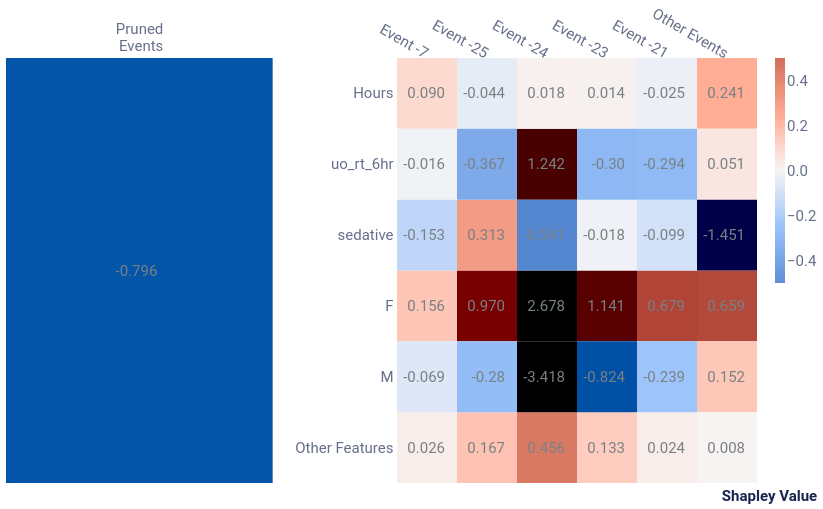

Source (notebook cell):
### Markdown cell above
## Cell event explanations

### Code cell
cell_dict = {'rs': 42, 'nsamples': 32000, 'top_x_events': 5, 'top_x_feats': 5}
cell_data = local_cell_level(f_hs, single_instance_data, cell_dict, event_data, feature_data, id_instance, 'instance', average_event, pruning_idx)
feat_names = list(feature_data['Feature'].values)[:-1] # exclude pruned events
cell_plot = plot_cell_level(cell_data, feat_names, feature_dict.get('plot_features'))
cell_plot

### Figure 1 — Vega-Lite specification as saved in the notebook (floating-point values rounded to 4 significant figures)
{"config": {"axis": {"domain": true, "domainColor": "#666F89", "grid": false, "gridCap": "round", "gridColor": "#B3B7C4", "gridDash": [2, 4], "gridWidth": 0.5, "labelColor": "#666F89", "labelFont": "Roboto, Arial, sans-serif", "labelPadding": 2, "tickColor": "#666F89", "tickOpacity": 0.5, "tickSize": 4, "titleColor": "#19274E", "titleFont": "Roboto, Arial, sans-serif", "titleFontSize": 12}, "axisBand": {"domain": true, "labelPadding": 4, "ticks": false}, "axisY": {"domain": false, "titleAlign": "left", "titleAngle": 0, "titleX": -20, "titleY": -10}, "legend": {"labelColor": "#666F89", "labelFont": "Roboto, Arial, sans-serif", "labelFontSize": 12, "symbolSize": 40, "titleColor": "#19274E", "titleFont": "Roboto, Arial, sans-serif", "titleFontSize": 12, "titlePadding": 4}, "arc": {"stroke": "#FFFFFF", "strokeWidth": 1}, "bar": {"fill": "#2770EB", "stroke": null}, "line": {"stroke": "#2770EB", "strokeWidth": 2}, "path": {"stroke": "#2770EB", "strokeWidth": 0.5}, "point": {"fill": "#2770EB", "shape": "circle", "filled": true}, "rect": {"fill": "#2770EB"}, "rule": {"stroke": "#666F89"}, "shape": {"stroke": "#2770EB"}, "text": {"color": "#19274E", "font": "Roboto, Arial, sans-serif", "fontSize": 12}, "range": {"category": ["#2770EB", "#77B98A", "#DA5252", "#FFC400", "#A87AEA", "#00A39E", "#19274E"], "diverging": ["#006360", "#2BB3AE", "#96D9D7", "#FFFFFF", "#EDAAAA", "#DA5252", "#811D1D"], "heatmap": ["#18448F", "#1B4EA5", "#2770EB", "#4C88EE", "#82ACF3", "#A6C4F7", "#E9F1FD"], "ramp": ["#18448F", "#1B4EA5", "#2770EB", "#4C88EE", "#82ACF3", "#A6C4F7", "#E9F1FD"]}, "background": "#FFFFFF", "group": {"fill": "#FFFFFF"}, "header": {"labelColor": "#19274E", "labelFont": "Roboto, Arial, sans-serif", "labelFontSize": 12, "titleColor": "#19274E", "titleFont": "Roboto, Arial, sans-serif", "titleFontSize": 16}, "title": {"anchor": "start", "color": "#19274E", "font": "Roboto, Arial, sans-serif", "fontSize": 20, "fontWeight": "bold", "offset": 20, "subtitleColor": "#19274E", "subtitleFontSize": 16}, "view": {"continuousHeight": 300, "continuousWidth": 400, "stroke": "transparent"}}, "hconcat": [{"layer": [{"mark": "rect", "encoding": {"color": {"field": "rounded", "legend": null, "scale": {"domain": [-0.5, 0.5], "range": ["#5f8fd6", "#99c3fb", "#f5f5f5", "#ffaa92", "#d16f5b"]}, "title": null, "type": "quantitative"}, "x": {"axis": {"titleFontSize": 15}, "field": "Event", "type": "nominal"}, "y": {"axis": {"domain": false, "labels": false, "title": null}, "field": "Feature", "type": "nominal"}}}, {"mark": {"type": "text", "align": "right", "baseline": "middle", "color": "#798184", "dx": 18, "fontSize": 15}, "encoding": {"text": {"field": "rounded_str", "type": "nominal"}, "x": {"axis": {"domain": false, "labelAngle": 0, "labelFontSize": 15, "labelOffset": 24, "labelPadding": 30, "orient": "top", "title": null}, "field": "Event", "type": "nominal"}, "y": {"axis": {"domain": false, "labels": false, "title": null}, "field": "Feature", "type": "nominal"}}}], "data": {"name": "data-6cb0712a0ad3121a412dce0a2214d903"}, "height": 425, "width": 266.7}, {"layer": [{"mark": "rect", "encoding": {"color": {"field": "rounded", "legend": {"gradientLength": 225, "gradientThickness": 10, "labelFontSize": 15, "orient": "right"}, "scale": {"domain": [-0.5, 0.5], "range": ["#5f8fd6", "#99c3fb", "#f5f5f5", "#ffaa92", "#d16f5b"]}, "title": null, "type": "quantitative"}, "x": {"axis": {"titleFontSize": 15}, "field": "Event", "sort": ["Event -7", "Event -25", "Event -24", "Event -23", "Event -21"], "type": "nominal"}, "y": {"axis": {"domain": false, "labelFontSize": 15, "title": null}, "field": "Feature", "sort": ["Hours", "uo_rt_6hr", "sedative", "F", "M"], "type": "nominal"}}}, {"mark": {"type": "text", "align": "right", "baseline": "middle", "color": "#798184", "dx": 18, "fontSize": 15}, "encoding": {"text": {"field": "rounded_str", "type": "nominal"}, "x": {"axis": {"domain": false, "labelAngle": 30, "labelFontSize": 15, "orient": "top", "title": "Shapley Value", "titleX": 372, "titleY": 445}, "field": "Event", "sort": ["Event -7", "Event -25", "Event -24", "Event -23", "Event -21"], "type": "nominal"}, "y": {"axis": {"domain": false, "labelFontSize": 15, "title": null}, "field": "Feature", "sort": ["Hours", "uo_rt_6hr", "sedative", "F", "M"], "type": "nominal"}}}], "data": {"name": "data-6164e5fca7d2831de2a7958205409495"}, "height": 425, "width": 360}], "resolve": {"scale": {"color": "independent"}}, "$schema": "https://vega.github.io/schema/vega-lite/v4.17.0.json", "datasets": {"data-6cb0712a0ad3121a412dce0a2214d903": [{"Event": ["Pruned", "Events"], "Feature": "Other features", "rounded": -0.796, "rounded_str": "-0.796"}], "data-6164e5fca7d2831de2a7958205409495": [{"Event": "Event -24", "Feature": "F", "Shapley Value": 2.678, "rounded": 2.678, "rounded_str": "2.678"}, {"Event": "Event -24", "Feature": "uo_rt_6hr", "Shapley Value": 1.242, "rounded": 1.242, "rounded_str": "1.242"}, {"Event": "Event -23", "Feature": "F", "Shapley Value": 1.141, "rounded": 1.141, "rounded_str": "1.141"}, {"Event": "Event -25", "Feature": "F", "Shapley Value": 0.9699, "rounded": 0.97, "rounded_str": "0.970"}, {"Event": "Event -21", "Feature": "F", "Shapley Value": 0.6794, "rounded": 0.679, "rounded_str": "0.679"}, {"Event": "Other Events", "Feature": "F", "Shapley Value": 0.6589, "rounded": 0.659, "rounded_str": "0.659"}, {"Event": "Event -24", "Feature": "Other Features", "Shapley Value": 0.4558, "rounded": 0.456, "rounded_str": "0.456"}, {"Event": "Event -25", "Feature": "sedative", "Shapley Value": 0.3127, "rounded": 0.313, "rounded_str": "0.313"}, {"Event": "Other Events", "Feature": "Hours", "Shapley Value": 0.2412, "rounded": 0.241, "rounded_str": "0.241"}, {"Event": "Event -25", "Feature": "Other Features", "Shapley Value": 0.1672, "rounded": 0.167, "rounded_str": "0.167"}, {"Event": "Event -7", "Feature": "F", "Shapley Value": 0.1559, "rounded": 0.156, "rounded_str": "0.156"}, {"Event": "Other Events", "Feature": "M", "Shapley Value": 0.152, "rounded": 0.152, "rounded_str": "0.152"}, {"Event": "Event -23", "Feature": "Other Features", "Shapley Value": 0.1329, "rounded": 0.133, "rounded_str": "0.133"}, {"Event": "Event -7", "Feature": "Hours", "Shapley Value": 0.08997, "rounded": 0.09, "rounded_str": "0.090"}, {"Event": "Other Events", "Feature": "uo_rt_6hr", "Shapley Value": 0.05138, "rounded": 0.051, "rounded_str": "0.051"}, {"Event": "Event -7", "Feature": "Other Features", "Shapley Value": 0.02596, "rounded": 0.026, "rounded_str": "0.026"}, {"Event": "Event -21", "Feature": "Other Features", "Shapley Value": 0.02434, "rounded": 0.024, "rounded_str": "0.024"}, {"Event": "Event -24", "Feature": "Hours", "Shapley Value": 0.01825, "rounded": 0.018, "rounded_str": "0.018"}, {"Event": "Event -23", "Feature": "Hours", "Shapley Value": 0.01386, "rounded": 0.014, "rounded_str": "0.014"}, {"Event": "Other Events", "Feature": "Other Features", "Shapley Value": 0.008014, "rounded": 0.008, "rounded_str": "0.008"}, {"Event": "Event -7", "Feature": "uo_rt_6hr", "Shapley Value": -0.01553, "rounded": -0.016, "rounded_str": "-0.016"}, {"Event": "Event -23", "Feature": "sedative", "Shapley Value": -0.01778, "rounded": -0.018, "rounded_str": "-0.018"}, {"Event": "Event -21", "Feature": "Hours", "Shapley Value": -0.02516, "rounded": -0.025, "rounded_str": "-0.025"}, {"Event": "Event -25", "Feature": "Hours", "Shapley Value": -0.04438, "rounded": -0.044, "rounded_str": "-0.044"}, {"Event": "Event -7", "Feature": "M", "Shapley Value": -0.0688, "rounded": -0.069, "rounded_str": "-0.069"}, {"Event": "Event -21", "Feature": "sedative", "Shapley Value": -0.09887, "rounded": -0.099, "rounded_str": "-0.099"}, {"Event": "Event -7", "Feature": "sedative", "Shapley Value": -0.1527, "rounded": -0.153, "rounded_str": "-0.153"}, {"Event": "Event -21", "Feature": "M", "Shapley Value": -0.2387, "rounded": -0.239, "rounded_str": "-0.239"}, {"Event": "Event -25", "Feature": "M", "Shapley Value": -0.2804, "rounded": -0.28, "rounded_str": "-0.28"}, {"Event": "Event -21", "Feature": "uo_rt_6hr", "Shapley Value": -0.2942, "rounded": -0.294, "rounded_str": "-0.294"}, {"Event": "Event -23", "Feature": "uo_rt_6hr", "Shapley Value": -0.2998, "rounded": -0.3, "rounded_str": "-0.30"}, {"Event": "Event -25", "Feature": "uo_rt_6hr", "Shapley Value": -0.3666, "rounded": -0.367, "rounded_str": "-0.367"}, {"Event": "Event -24", "Feature": "sedative", "Shapley Value": -0.5411, "rounded": -0.541, "rounded_str": "-0.541"}, {"Event": "Event -23", "Feature": "M", "Shapley Value": -0.8235, "rounded": -0.824, "rounded_str": "-0.824"}, {"Event": "Other Events", "Feature": "sedative", "Shapley Value": -1.451, "rounded": -1.451, "rounded_str": "-1.451"}, {"Event": "Event -24", "Feature": "M", "Shapley Value": -3.418, "rounded": -3.418, "rounded_str": "-3.418"}]}}
